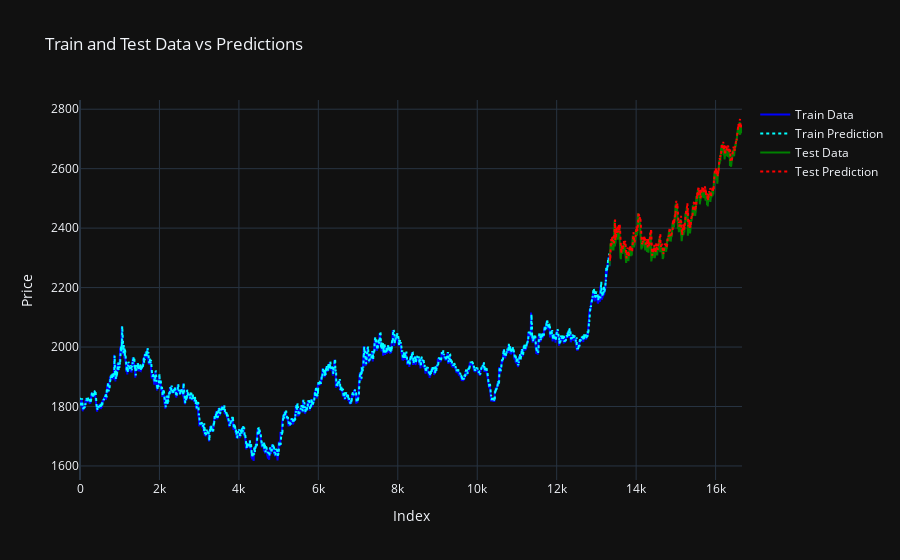

Here is the notebook cell this chart was saved with:
### Code cell
fig = go.Figure()

fig.add_trace(go.Scatter(
    x=list(range(len(y_train))),
    y=y_train.flatten(),
    mode='lines',
    name='Train Data',
    line=dict(color='blue')
))

fig.add_trace(go.Scatter(
    x=list(range(len(y_train))),
    y=y_train_pred.flatten(),
    mode='lines',
    name='Train Prediction',
    line=dict(color='cyan', dash='dot')
))

fig.add_trace(go.Scatter(
    x=list(range(len(y_train), len(y_train) + len(y_test))),
    y=y_test.flatten(),
    mode='lines',
    name='Test Data',
    line=dict(color='green')
))

fig.add_trace(go.Scatter(
    x=list(range(len(y_train), len(y_train) + len(y_test))),
    y=y_test_pred.flatten(),
    mode='lines',
    name='Test Prediction',
    line=dict(color='red', dash='dot')
))

fig.update_layout(
    title="Train and Test Data vs Predictions",
    xaxis_title="Index",
    yaxis_title="Price",
    xaxis_rangeslider_visible=False,
    template="plotly_dark"
)

fig.show()

### Figure 1 — Plotly figure (JSON) as saved in the notebook; plotly's stock layout.template omitted (floating-point values rounded to 4 significant figures; data arrays with more than 128 entries replaced by an {"elided": "..."} marker saying what was removed)
{"data": [{"line": {"color": "blue"}, "mode": "lines", "name": "Train Data", "type": "scatter", "x": {"elided": "13332 int values"}, "y": {"elided": "13332 float values"}}, {"line": {"color": "cyan", "dash": "dot"}, "mode": "lines", "name": "Train Prediction", "type": "scatter", "x": {"elided": "13332 int values"}, "y": {"elided": "13332 float values"}}, {"line": {"color": "green"}, "mode": "lines", "name": "Test Data", "type": "scatter", "x": {"elided": "3334 int values"}, "y": {"elided": "3334 float values"}}, {"line": {"color": "red", "dash": "dot"}, "mode": "lines", "name": "Test Prediction", "type": "scatter", "x": {"elided": "3334 int values"}, "y": {"elided": "3334 float values"}}], "layout": {"title": {"text": "Train and Test Data vs Predictions"}, "xaxis": {"rangeslider": {"visible": false}, "title": {"text": "Index"}}, "yaxis": {"title": {"text": "Price"}}}}
